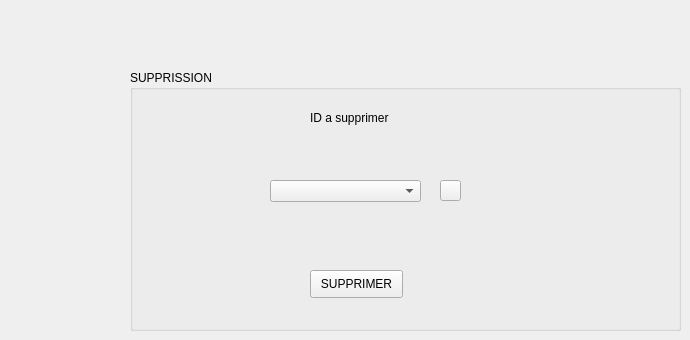
        <widget class="QWidget" name="tab_11">
         <attribute name="title">
          <string>Supprimer client</string>
         </attribute>
         <widget class="QGroupBox" name="groupBox_2">
          <property name="geometry">
           <rect>
            <x>130</x>
            <y>70</y>
            <width>551</width>
            <height>261</height>
           </rect>
          </property>
          <property name="title">
           <string>SUPPRISSION</string>
          </property>
          <widget class="QLabel" name="label_21">
           <property name="geometry">
            <rect>
             <x>180</x>
             <y>40</y>
             <width>141</width>
             <height>16</height>
            </rect>
           </property>
           <property name="text">
            <string>ID a supprimer</string>
           </property>
          </widget>
          <widget class="QPushButton" name="suppcl">
           <property name="geometry">
            <rect>
             <x>180</x>
             <y>200</y>
             <width>93</width>
             <height>28</height>
            </rect>
           </property>
           <property name="text">
            <string>SUPPRIMER</string>
           </property>
          </widget>
          <widget class="QComboBox" name="combosup_cl">
           <property name="geometry">
            <rect>
             <x>140</x>
             <y>110</y>
             <width>151</width>
             <height>22</height>
            </rect>
           </property>
          </widget>
          <widget class="QPushButton" name="refrech">
           <property name="geometry">
            <rect>
             <x>310</x>
             <y>110</y>
             <width>21</width>
             <height>21</height>
            </rect>
           </property>
           <property name="text">
            <string/>
           </property>
          </widget>
         </widget>
        </widget>
